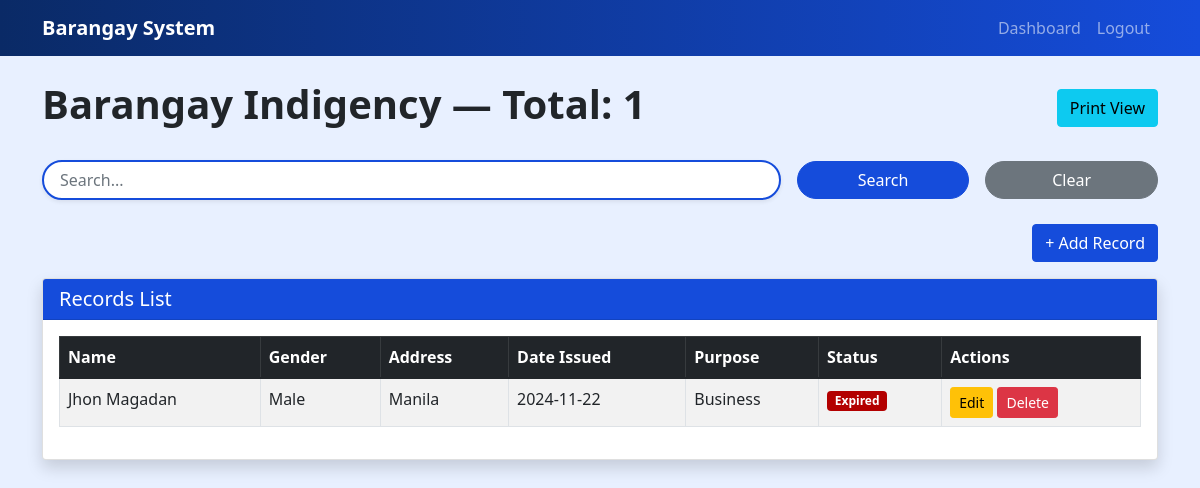
Page /indigency on the committed database.
### models.py (models this page shows)
class Indigency(db.Model):
    id = db.Column(db.Integer, primary_key=True)
    name = db.Column(db.String(200), nullable=False)
    address = db.Column(db.String(300))
    gender = db.Column(db.String(20))                  # ✅ ADDED
    purpose = db.Column(db.String(300))
    status = db.Column(db.String(50))
    date_issued = db.Column(db.Date)

### app.py (the view, shortened to what this page needs)
        def view_func():
            q = request.args.get("q", "").strip()
            month = request.args.get("month", "")
            year = request.args.get("year", "")
            qry = Model.query
            if month and year and "date_issued" in Model.__table__.columns.keys():
                qry = qry.filter(
                    db.func.strftime("%m", Model.date_issued) == f"{int(month):02d}",
                    db.func.strftime("%Y", Model.date_issued) == year
                )
            records_orm = qry.order_by(Model.id.desc()).all()
            today = datetime.utcnow().date()
            for r in records_orm:
                if hasattr(r, "date_issued") and r.date_issued:
                    months = 12 if "business" in (getattr(r, "purpose", "") or "").lower() else 6
                    expiry = r.date_issued + timedelta(days=30 * months)
                    if hasattr(r, "status"):
                        r.status = "Expired" if today > expiry else "Valid"
            records = [row_to_dict(r, Model) for r in records_orm]
            headers = model_headers(Model)
            fields = make_fields_from_model(Model)
            return render_template(
                template,
                title=title,
                records=records,
                q=q,
                month=month,
                year=year,
                route_name=prefix,
                headers=headers,
                fields=fields
            )

### app.py (called while the page is built)
def column_is_date(col):
    return "DATE" in str(col.type).upper() or col.type.__class__.__name__.lower().startswith("date")

def column_is_numeric(col):
    return col.type.__class__.__name__.lower() in ("integer", "bigint", "smallint", "numeric", "float", "decimal")

def model_columns(Model):
    return [c for c in Model.__table__.columns]

def model_headers(Model):
    return [c.name for c in model_columns(Model)]

def row_to_dict(row, Model):
    out = {}
    for c in model_columns(Model):
        val = getattr(row, c.name)
        if isinstance(val, datetime):
            out[c.name] = val.date().isoformat()
        elif hasattr(val, "isoformat") and column_is_date(c) and val is not None:
            try:
                out[c.name] = val.isoformat()
            except:
                out[c.name] = str(val)
        else:
            out[c.name] = val
    return out

### templates/indigency.html (shortened to what this page needs)
{% extends 'record_template.html' %}

### templates/record_template.html (shortened to what this page needs)
<!DOCTYPE html>
<html lang="en">
<head>
    <link href="https://cdn.jsdelivr.net/npm/bootstrap@5.1.3/dist/css/bootstrap.min.css" rel="stylesheet">
</head>
<body>
<nav class="navbar navbar-expand-lg navbar-dark">
    <div class="container">
        <a class="navbar-brand fw-bold" href="{{ url_for('index') }}">Barangay System</a>
        <div class="navbar-nav ms-auto">
            <a class="nav-link" href="{{ url_for('index') }}">Dashboard</a>
            <a class="nav-link" href="{{ url_for('auth.logout') }}">Logout</a>
        </div>
    </div>
</nav>
<div class="container mt-4">
    <div class="d-flex justify-content-between align-items-center mb-4">
        <h1 class="fw-bold text-center text-dark">{{ title }} — Total: {{ records|length }}</h1>
        <div>
            <a href="{{ url_for('print_view', rtype=route_name) }}" class="btn btn-info">Print View</a>
        </div>
    </div>
    <div class="mb-4">
    <form method="GET">
        <div class="row g-3 align-items-center">
            <div class="col-md-8">
                <input type="text" name="q" value="{{ q }}" class="form-control rounded-pill shadow-sm px-3"
                       style="border: 2px solid #154cdb;" placeholder="Search...">
            </div>
            <div class="col-md-2">
                <button class="btn btn-primary w-100 rounded-pill">Search</button>
            </div>
            <div class="col-md-2">
                <a href="{{ url_for('view_' + route_name) }}" class="btn btn-secondary w-100 rounded-pill">Clear</a>
            </div>
        </div>
    </form>
</div>
<div class="text-end mb-3">
        <button class="btn btn-primary" id="toggleAddForm">+ Add Record</button>
    </div>
    <div class="card shadow">
        <div class="card-header"><h5 class="mb-0">Records List</h5></div>
        <div class="card-body">
            {% if records %}
            <div class="table-responsive">
                <table class="table table-bordered table-striped">
                    <thead class="table-dark">
                    <tr>
                        {% for f in fields %}
                            <th>{{ f.name.replace('_',' ')|title }}</th>
                        {% endfor %}
                        {% if 'status' in headers %}
                            <th>Status</th>
                        {% endif %}
                        <th>Actions</th>
                    </tr>
                    </thead>
                    <tbody>
                    {% for r in records %}
                        <tr>
                            {% for f in fields %}
                                <td>{{ r[f.name] }}</td>
                            {% endfor %}
                            {% if 'status' in headers %}
                                <td>
                                    {% if r.status %}
                                        <span class="badge bg-{{ 'danger' if r.status=='Expired' else 'success' }}">{{ r.status }}</span>
                                    {% else %} — {% endif %}
                                </td>
                            {% endif %}
                            <td>
                                <a href="{{ url_for('edit_record', rtype=route_name, id=r['id']) }}"
                                   class="btn btn-sm btn-warning">Edit</a>
                                <form action="{{ url_for('delete_record', rtype=route_name, id=r['id']) }}"
                                      method="POST" style="display:inline;">
                                    <button class="btn btn-sm btn-danger" onclick="return confirm('Delete record?')">Delete</button>
                                </form>
                            </td>
                        </tr>
                    {% endfor %}
                    </tbody>
                </table>
            </div>
            {% else %}
                <div class="alert alert-info">No records found.</div>
            {% endif %}
        </div>
    </div>
</div>
</body>
</html>

### templates/record_template.html (style rules this page uses)
body { background-color: #e8f0ff; }
.navbar { background: linear-gradient(90deg, #0a2a66, #154cdb); }
.btn-primary { background-color: #154cdb; border-color: #154cdb; }
.card-header { background: #154cdb; color: white; }
.table-dark { background: #0a2a66 !important; }
.badge.bg-danger { background-color: #b30000 !important; }

### rows in the picture
Indigency: name "Jhon Magadan" "Male" "Manila" "2024-11-22" "Business", status "Expired"

### other values in the picture
{{ title }} "Barangay Indigency"
{{ records|length }} "1"
{{ f.name.replace('_',' ')|title }} "Name" "Gender" "Address" "Date Issued" "Purpose"
